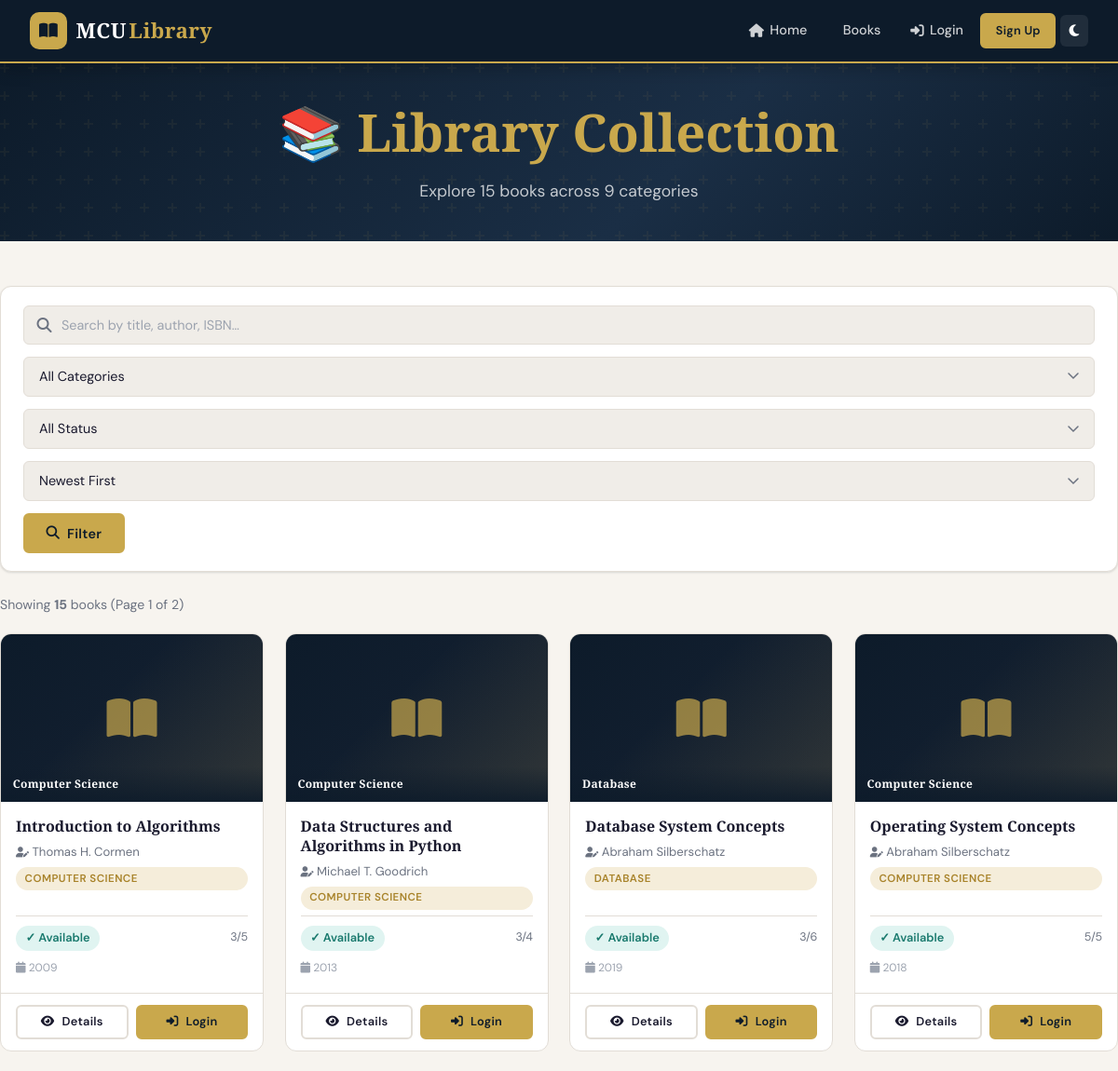
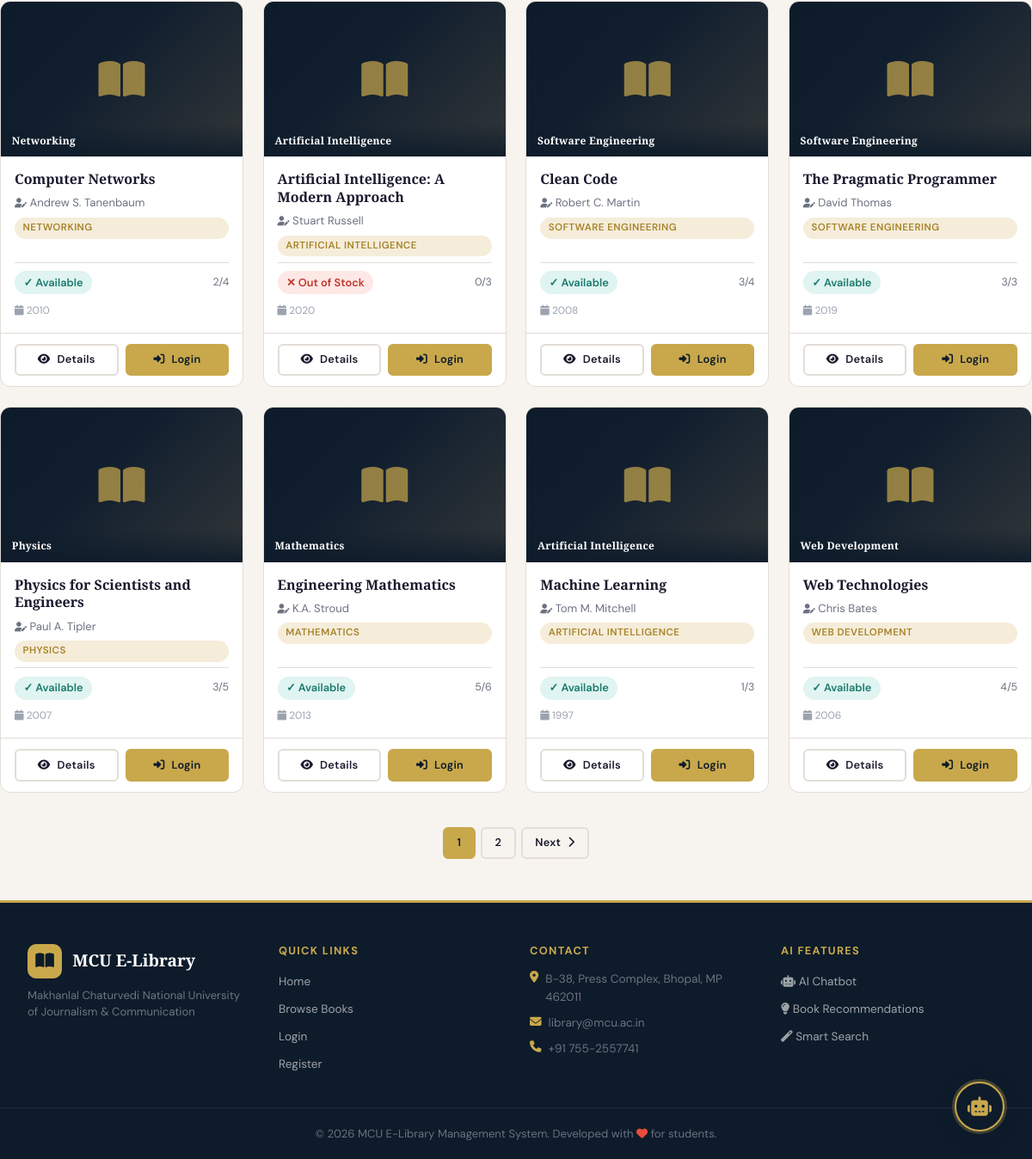
The page /books.php on the database its author committed (2 pictures, top to bottom).
### tables this page shows
CREATE TABLE IF NOT EXISTS books (
    id               INT AUTO_INCREMENT PRIMARY KEY,
    title            VARCHAR(255) NOT NULL,
    author           VARCHAR(150) NOT NULL,
    isbn             VARCHAR(20),
    category         VARCHAR(100) NOT NULL,
    publisher        VARCHAR(150),
    publish_year     YEAR,
    description      TEXT,
    cover_image      VARCHAR(255) DEFAULT 'default_cover.png',
    total_quantity   INT NOT NULL DEFAULT 1,
    issued_quantity  INT NOT NULL DEFAULT 0,
    location         VARCHAR(100) COMMENT 'Shelf / rack location',
    added_at         DATETIME DEFAULT CURRENT_TIMESTAMP,
    updated_at       DATETIME DEFAULT CURRENT_TIMESTAMP ON UPDATE CURRENT_TIMESTAMP,
    FULLTEXT KEY ft_search (title, author, description)
);

### includes/auth.php (called while the page is built, shortened)
<?php
function isLoggedIn(): bool {
    return !empty($_SESSION['user_id']);
}
function isAdmin(): bool {
    return !empty($_SESSION['admin_id']);
}

### books.php (the view, shortened to what this page needs)
<?php
require_once __DIR__ . '/config/db.php';
require_once __DIR__ . '/includes/auth.php';
$q        = trim($_GET['q']        ?? '');
$category = trim($_GET['category'] ?? '');
$sort     = trim($_GET['sort']     ?? 'newest');
$page     = max(1, (int)($_GET['page'] ?? 1));
$perPage  = 12;
$categories = $pdo->query("SELECT DISTINCT category FROM books ORDER BY category")->fetchAll(PDO::FETCH_COLUMN);
$conditions = ["1=1"];
$params     = [];
$orderMap = [
    'newest'  => 'added_at DESC',
    'oldest'  => 'added_at ASC',
    'title'   => 'title ASC',
    'author'  => 'author ASC',
    'avail'   => '(total_quantity - issued_quantity) DESC',
];
$orderBy = $orderMap[$sort] ?? 'added_at DESC';
$where = implode(' AND ', $conditions);
$countStmt = $pdo->prepare("SELECT COUNT(*) FROM books WHERE $where");
$countStmt->execute($params);
$total     = (int)$countStmt->fetchColumn();
$totalPages = ceil($total / $perPage);
$offset = ($page - 1) * $perPage;
$stmt   = $pdo->prepare("SELECT * FROM books WHERE $where ORDER BY $orderBy LIMIT $perPage OFFSET $offset");
$stmt->execute($params);
$books  = $stmt->fetchAll();
require_once __DIR__ . '/includes/header.php';
?>
<div class="page-hero" style="padding:2.5rem 2rem;">
  <h1>📚 <span>Library Collection</span></h1>
  <p>Explore <?= number_format($total) ?> books across <?= count($categories) ?> categories</p>
</div>
<div class="container section">
  <form method="GET" class="search-bar">
    <div class="search-input-wrap">
      <i class="fas fa-search search-icon"></i>
      <input type="text" name="q" class="form-control" id="liveSearch"
             value="<?= htmlspecialchars($q) ?>"
             placeholder="Search by title, author, ISBN…">
    </div>
    <select name="category" class="form-control" id="categoryFilter" style="min-width:180px;">
      <option value="">All Categories</option>
    </select>
    <select name="avail" class="form-control" style="min-width:150px;">
      <option value="">All Status</option>
    </select>
    <select name="sort" class="form-control" style="min-width:150px;">
      <option value="newest" <?= $sort==='newest'?'selected':'' ?>>Newest First</option>
    </select>
    <button type="submit" class="btn btn-primary"><i class="fas fa-search"></i> Filter</button>
  </form>
  <div style="margin-bottom:1.2rem;color:var(--text-muted);font-size:.88rem;">
    <?php if ($q || $category): ?>
      Showing <strong><?= $total ?></strong> result<?= $total !== 1 ? 's' : '' ?>
      <?php if ($q): ?> for "<strong><?= htmlspecialchars($q) ?></strong>"<?php endif; ?>
      <?php if ($category): ?> in <strong><?= htmlspecialchars($category) ?></strong><?php endif; ?>
    <?php else: ?>
      Showing <strong><?= $total ?></strong> books (Page <?= $page ?> of <?= max(1,$totalPages) ?>)
    <?php endif; ?>
  </div>
  <?php if (empty($books)): ?>
    <div class="empty-state">
      <div class="empty-icon"><i class="fas fa-search"></i></div>
      <h3>No Books Found</h3>
      <p>Try different search terms or browse all categories.</p>
      <a href="/books.php" class="btn btn-primary">View All Books</a>
    </div>
  <?php else: ?>
    <div class="books-grid">
      <?php foreach ($books as $book):
        $avl = $book['total_quantity'] - $book['issued_quantity'];
      ?>
      <div class="book-card">
        <div class="book-cover">
          <i class="fas fa-book-open book-cover-icon"></i>
          <div class="book-cover-title"><?= htmlspecialchars($book['category']) ?></div>
        </div>
        <div class="book-info">
          <div class="book-title"><?= htmlspecialchars($book['title']) ?></div>
          <div class="book-author"><i class="fas fa-user-pen" style="font-size:.7rem;"></i> <?= htmlspecialchars($book['author']) ?></div>
          <span class="book-category"><?= htmlspecialchars($book['category']) ?></span>
          <div class="book-meta">
            <span class="book-availability <?= $avl > 0 ? 'avail-yes' : 'avail-no' ?>">
              <?= $avl > 0 ? "✓ Available" : '✕ Out of Stock' ?>
            </span>
            <span class="book-qty"><?= $avl ?>/<?= $book['total_quantity'] ?></span>
          </div>
          <?php if ($book['publish_year']): ?>
            <div style="font-size:.75rem;color:var(--text-light);margin-top:.2rem;"><i class="fas fa-calendar"></i> <?= $book['publish_year'] ?></div>
          <?php endif; ?>
        </div>
        <div class="book-actions">
          <a href="/books.php?book=<?= $book['id'] ?>" class="btn btn-outline btn-sm"><i class="fas fa-eye"></i> Details</a>
          <?php if (isAdmin()): ?>
            <a href="/edit_book.php?id=<?= $book['id'] ?>" class="btn btn-primary btn-sm"><i class="fas fa-edit"></i> Edit</a>
          <?php elseif (isLoggedIn() && $avl > 0): ?>
            <a href="/issue_book.php?book_id=<?= $book['id'] ?>" class="btn btn-primary btn-sm"><i class="fas fa-hand-holding-heart"></i> Request</a>
          <?php elseif (!isLoggedIn()): ?>
            <a href="/login.php" class="btn btn-primary btn-sm"><i class="fas fa-sign-in-alt"></i> Login</a>
          <?php else: ?>
            <button class="btn btn-outline btn-sm" disabled>Unavailable</button>
          <?php endif; ?>
        </div>
      </div>
      <?php endforeach; ?>
    </div>
    <?php if ($totalPages > 1): ?>
    <div style="display:flex;justify-content:center;align-items:center;gap:.4rem;margin-top:2.5rem;flex-wrap:wrap;">
      <?php for ($p = max(1,$page-2); $p <= min($totalPages,$page+2); $p++): ?>
        <a href="?<?= http_build_query(array_merge($_GET, ['page' => $p])) ?>"
           class="btn btn-sm <?= $p === $page ? 'btn-primary' : 'btn-outline' ?>">
          <?= $p ?>
        </a>
      <?php endfor; ?>
      <?php if ($page < $totalPages): ?>
        <a href="?<?= http_build_query(array_merge($_GET, ['page' => $page+1])) ?>" class="btn btn-outline btn-sm">Next <i class="fas fa-chevron-right"></i></a>
      <?php endif; ?>
    </div>
    <?php endif; ?>
  <?php endif; ?>
</div>
<?php require_once __DIR__ . '/includes/footer.php'; ?>

### includes/header.php (shortened to what this page needs)
<?php
require_once __DIR__ . '/../includes/auth.php';
?>
<!DOCTYPE html>
<html lang="en" data-theme="light">
<head>
<link rel="stylesheet" href="https://cdnjs.cloudflare.com/ajax/libs/font-awesome/6.5.0/css/all.min.css">
<link rel="stylesheet" href="/mcu-e-library/assets/css/style.css">
</head>
<body>
<nav class="navbar" id="navbar">
  <div class="nav-container">
    <a href="/index.php" class="nav-brand">
      <span class="brand-icon"><i class="fas fa-book-open"></i></span>
      <span class="brand-text">MCU<em>Library</em></span>
    </a>
    <ul class="nav-links" id="navLinks">
      <li><a href="/index.php" class="nav-link"><i class="fas fa-home"></i> Home</a></li>
      <li><a href="/books.php" class="nav-link"><i class="fas fa-books"></i> Books</a></li>
      <?php if (isAdmin()): ?>
        <li><a href="/admin_dashboard.php" class="nav-link"><i class="fas fa-tachometer-alt"></i> Admin</a></li>
        <li><a href="/admin/manage_books.php" class="nav-link"><i class="fas fa-cog"></i> Manage</a></li>
      <?php else: ?>
        <li><a href="/login.php" class="nav-link"><i class="fas fa-sign-in-alt"></i> Login</a></li>
        <li><a href="/register.php" class="btn btn-primary btn-sm">Sign Up</a></li>
      <?php endif; ?>
      <li>
        <button class="theme-toggle" id="themeToggle" title="Toggle dark mode">
        </button>
      </li>
    </ul>
  </div>
</nav>
<main class="main-content">

### includes/footer.php (shortened to what this page needs)
</main>
<footer class="site-footer">
  <div class="footer-container">
    <div class="footer-brand">
      <span class="brand-icon"><i class="fas fa-book-open"></i></span>
      <span>MCU E-Library</span>
      <p>Makhanlal Chaturvedi National University of Journalism &amp; Communication</p>
    </div>
    <div class="footer-links">
      <h4>Quick Links</h4>
      <ul>
        <li><a href="/index.php">Home</a></li>
        <li><a href="/books.php">Browse Books</a></li>
        <li><a href="/login.php">Login</a></li>
        <li><a href="/register.php">Register</a></li>
      </ul>
    </div>
    <div class="footer-contact">
      <h4>Contact</h4>
      <p><i class="fas fa-map-marker-alt"></i> B-38, Press Complex, Bhopal, MP 462011</p>
      <p><i class="fas fa-envelope"></i> library@mcu.ac.in</p>
      <p><i class="fas fa-phone"></i> +91 755-2557741</p>
    </div>
    <div class="footer-ai">
      <h4>AI Features</h4>
      <ul>
        <li><a href="/chatbot.php"><i class="fas fa-robot"></i> AI Chatbot</a></li>
        <li><a href="/recommend.php"><i class="fas fa-lightbulb"></i> Book Recommendations</a></li>
        <li><a href="/books.php"><i class="fas fa-magic"></i> Smart Search</a></li>
      </ul>
    </div>
  </div>
  <div class="footer-bottom">
    <p>&copy; <?= date('Y') ?> MCU E-Library Management System. Developed with <i class="fas fa-heart" style="color:#e74c3c"></i> for students.</p>
  </div>
</footer>
<a href="/chatbot.php" class="fab-chatbot" title="AI Assistant">
  <i class="fas fa-robot"></i>
</a>
</body>
</html>

### rows shown on the page
books: category "Computer Science", title "Introduction to Algorithms", author "Thomas H. Cormen", category "COMPUTER SCIENCE", shows "✓ Available", avl "3", total_quantity "5", publish_year "2009"
books: category "Computer Science", title "Data Structures and Algorithms in Python", author "Michael T. Goodrich", category "COMPUTER SCIENCE", shows "✓ Available", avl "3", total_quantity "4", publish_year "2013"
books: category "Database", title "Database System Concepts", author "Abraham Silberschatz", category "DATABASE", shows "✓ Available", issued_quantity "3", total_quantity "6", publish_year "2019"
books: category "Computer Science", title "Operating System Concepts", author "Abraham Silberschatz", category "COMPUTER SCIENCE", issued_quantity "✓ Available", total_quantity "5", publish_year "2018"
books: category "Networking", title "Computer Networks", author "Andrew S. Tanenbaum", category "NETWORKING", shows "✓ Available", issued_quantity "2", total_quantity "4", publish_year "2010"
books: category "Artificial Intelligence", title "Artificial Intelligence: A Modern Approach", author "Stuart Russell", category "ARTIFICIAL INTELLIGENCE", shows "✕ Out of Stock", avl "0", total_quantity "3", publish_year "2020"
books: category "Software Engineering", title "Clean Code", author "Robert C. Martin", category "SOFTWARE ENGINEERING", shows "✓ Available", avl "3", total_quantity "4", publish_year "2008"
books: category "Software Engineering", title "The Pragmatic Programmer", author "David Thomas", category "SOFTWARE ENGINEERING", issued_quantity "✓ Available", total_quantity "3", publish_year "2019"
books: category "Physics", title "Physics for Scientists and Engineers", author "Paul A. Tipler", category "PHYSICS", shows "✓ Available", avl "3", total_quantity "5", publish_year "2007"
books: category "Mathematics", title "Engineering Mathematics", author "K.A. Stroud", category "MATHEMATICS", shows "✓ Available", avl "5", total_quantity "6", publish_year "2013"
books: category "Artificial Intelligence", title "Machine Learning", author "Tom M. Mitchell", category "ARTIFICIAL INTELLIGENCE", shows "✓ Available", avl "1", total_quantity "3", publish_year "1997"
books: category "Web Development", title "Web Technologies", author "Chris Bates", category "WEB DEVELOPMENT", shows "✓ Available", avl "4", total_quantity "5", publish_year "2006"

### other values the page prints
$total "15"
count($categories) "9"
$page "1"
max(1,$totalPages) "2"
